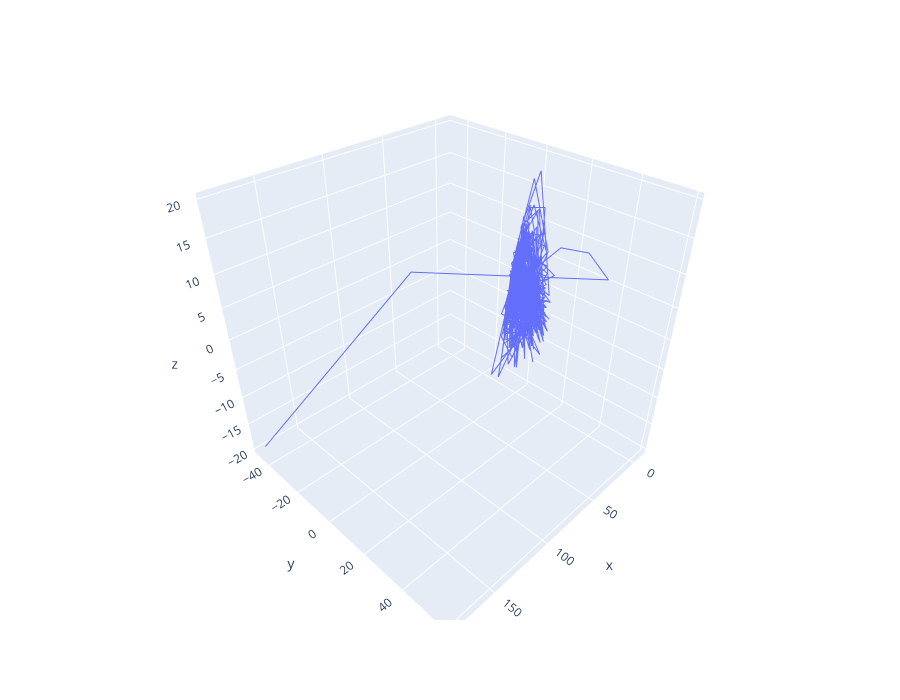

The notebook cell saved with this chart:
### Code cell
import plotly.express as px
fig = px.line_3d(x=xxx[:,0], y=xxx[:,1],z=xxx[:,2],height=700)

fig.show()

### Figure 1 — Plotly figure (JSON) as saved in the notebook; plotly's stock layout.template omitted (floating-point values rounded to 4 significant figures; data arrays with more than 128 entries replaced by an {"elided": "..."} marker saying what was removed)
{"data": [{"hovertemplate": "x=%{x}<br>y=%{y}<br>z=%{z}<extra></extra>", "legendgroup": "", "line": {"color": "#636efa", "dash": "solid"}, "marker": {"symbol": "circle"}, "mode": "lines", "name": "", "scene": "scene", "showlegend": false, "type": "scatter3d", "x": {"elided": "758 float values"}, "y": {"elided": "758 float values"}, "z": {"elided": "758 float values"}}], "layout": {"height": 700, "legend": {"tracegroupgap": 0}, "margin": {"t": 60}, "scene": {"domain": {"x": [0, 1], "y": [0, 1]}, "xaxis": {"title": {"text": "x"}}, "yaxis": {"title": {"text": "y"}}, "zaxis": {"title": {"text": "z"}}}}}
